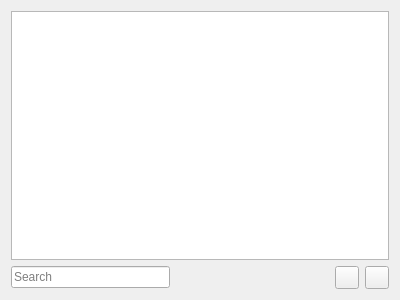
<?xml version="1.0" encoding="UTF-8"?>
<ui version="4.0">
 <class>FunctionsWidget</class>
 <widget class="QWidget" name="FunctionsWidget">
  <property name="geometry">
   <rect>
    <x>0</x>
    <y>0</y>
    <width>400</width>
    <height>300</height>
   </rect>
  </property>
  <property name="windowTitle">
   <string>Form</string>
  </property>
  <layout class="QGridLayout" name="gridLayout">
   <item row="0" column="0">
    <widget class="QListWidget" name="Functions">
     <property name="dragEnabled">
      <bool>true</bool>
     </property>
     <property name="sortingEnabled">
      <bool>true</bool>
     </property>
    </widget>
   </item>
   <item row="1" column="0">
    <layout class="QHBoxLayout" name="toolsLayout">
     <item>
      <widget class="QLineEdit" name="lineEdit">
       <property name="placeholderText">
        <string>Search</string>
       </property>
       <property name="clearButtonEnabled">
        <bool>true</bool>
       </property>
      </widget>
     </item>
     <item>
      <spacer name="rightSpacer">
       <property name="orientation">
        <enum>Qt::Horizontal</enum>
       </property>
       <property name="sizeHint" stdset="0">
        <size>
         <width>0</width>
         <height>0</height>
        </size>
       </property>
      </spacer>
     </item>
     <item>
      <widget class="QToolButton" name="removeButton">
       <property name="icon">
        <iconset theme="list-remove">
         <normaloff>.</normaloff>.</iconset>
       </property>
      </widget>
     </item>
     <item>
      <widget class="QToolButton" name="addButton">
       <property name="icon">
        <iconset theme="list-add">
         <normaloff>.</normaloff>.</iconset>
       </property>
      </widget>
     </item>
    </layout>
   </item>
  </layout>
 </widget>
 <resources/>
 <connections>
  <connection>
   <sender>addButton</sender>
   <signal>clicked()</signal>
   <receiver>FunctionsWidget</receiver>
   <slot>AddButtonClicked()</slot>
   <hints>
    <hint type="sourcelabel">
     <x>378</x>
     <y>281</y>
    </hint>
    <hint type="destinationlabel">
     <x>640</x>
     <y>281</y>
    </hint>
   </hints>
  </connection>
  <connection>
   <sender>removeButton</sender>
   <signal>clicked()</signal>
   <receiver>FunctionsWidget</receiver>
   <slot>RemoveButtonClicked()</slot>
   <hints>
    <hint type="sourcelabel">
     <x>350</x>
     <y>272</y>
    </hint>
    <hint type="destinationlabel">
     <x>420</x>
     <y>418</y>
    </hint>
   </hints>
  </connection>
  <connection>
   <sender>lineEdit</sender>
   <signal>textChanged(QString)</signal>
   <receiver>FunctionsWidget</receiver>
   <slot>SearchEditChanged(QString)</slot>
   <hints>
    <hint type="sourcelabel">
     <x>51</x>
     <y>273</y>
    </hint>
    <hint type="destinationlabel">
     <x>139</x>
     <y>485</y>
    </hint>
   </hints>
  </connection>
  <connection>
   <sender>Functions</sender>
   <signal>itemDoubleClicked(QListWidgetItem*)</signal>
   <receiver>FunctionsWidget</receiver>
   <slot>ListItemChanged(QListWidgetItem*)</slot>
   <hints>
    <hint type="sourcelabel">
     <x>334</x>
     <y>135</y>
    </hint>
    <hint type="destinationlabel">
     <x>586</x>
     <y>135</y>
    </hint>
   </hints>
  </connection>
 </connections>
 <slots>
  <slot>AddButtonClicked()</slot>
  <slot>RemoveButtonClicked()</slot>
  <slot>SearchEditChanged(QString)</slot>
  <slot>ListItemChanged(QListWidgetItem*)</slot>
 </slots>
</ui>
